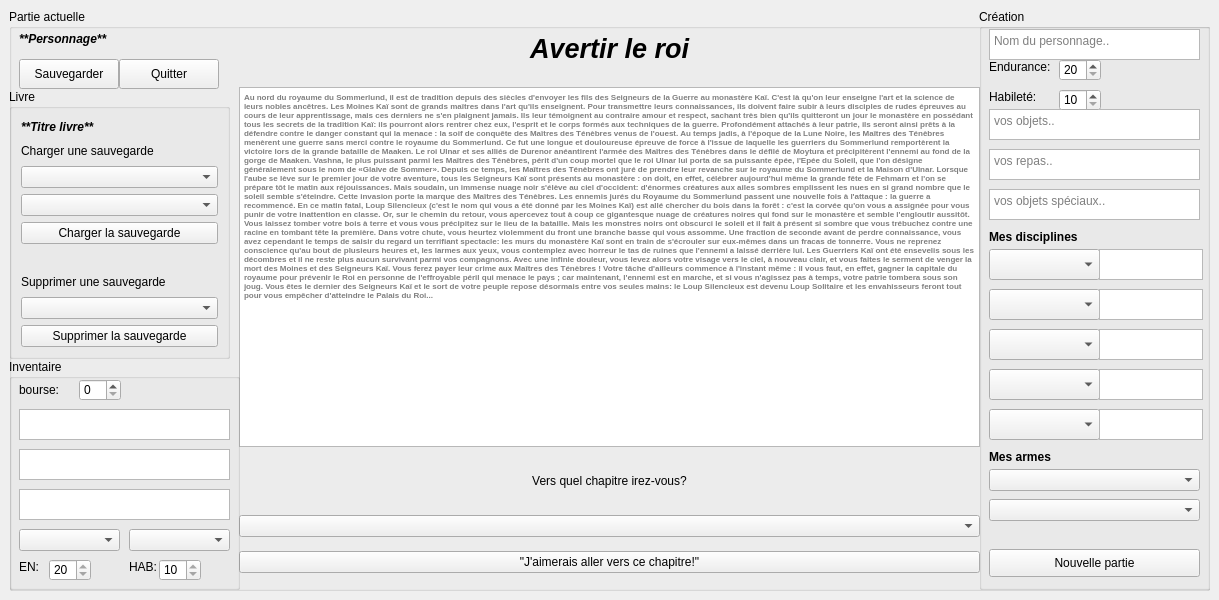
<?xml version="1.0" encoding="UTF-8"?>
<ui version="4.0">
 <class>MainWindow</class>
 <widget class="QMainWindow" name="MainWindow">
  <property name="geometry">
   <rect>
    <x>0</x>
    <y>0</y>
    <width>1219</width>
    <height>600</height>
   </rect>
  </property>
  <property name="windowTitle">
   <string>Application de livre</string>
  </property>
  <property name="autoFillBackground">
   <bool>false</bool>
  </property>
  <widget class="QWidget" name="centralwidget">
   <layout class="QHBoxLayout" name="horizontalLayout_2">
    <item>
     <layout class="QVBoxLayout" name="menu_gauche">
      <property name="spacing">
       <number>0</number>
      </property>
      <item>
       <widget class="QGroupBox" name="group_personnage">
        <property name="title">
         <string>Partie actuelle</string>
        </property>
        <widget class="QLabel" name="label_personnage">
         <property name="geometry">
          <rect>
           <x>10</x>
           <y>20</y>
           <width>386</width>
           <height>20</height>
          </rect>
         </property>
         <property name="maximumSize">
          <size>
           <width>16777215</width>
           <height>20</height>
          </size>
         </property>
         <property name="font">
          <font>
           <weight>75</weight>
           <italic>true</italic>
           <bold>true</bold>
          </font>
         </property>
         <property name="text">
          <string>**Personnage**</string>
         </property>
         <property name="textFormat">
          <enum>Qt::AutoText</enum>
         </property>
        </widget>
        <widget class="QPushButton" name="bouton_sauvegarde">
         <property name="geometry">
          <rect>
           <x>10</x>
           <y>50</y>
           <width>100</width>
           <height>30</height>
          </rect>
         </property>
         <property name="maximumSize">
          <size>
           <width>100</width>
           <height>30</height>
          </size>
         </property>
         <property name="text">
          <string>Sauvegarder</string>
         </property>
        </widget>
        <widget class="QPushButton" name="bouton_quitter">
         <property name="geometry">
          <rect>
           <x>110</x>
           <y>50</y>
           <width>100</width>
           <height>30</height>
          </rect>
         </property>
         <property name="maximumSize">
          <size>
           <width>100</width>
           <height>30</height>
          </size>
         </property>
         <property name="text">
          <string>Quitter</string>
         </property>
        </widget>
        <widget class="QGroupBox" name="groupBox_livre">
         <property name="geometry">
          <rect>
           <x>0</x>
           <y>80</y>
           <width>221</width>
           <height>270</height>
          </rect>
         </property>
         <property name="title">
          <string>Livre</string>
         </property>
         <layout class="QVBoxLayout" name="verticalLayout">
          <item>
           <widget class="QLabel" name="label_titre_livre">
            <property name="maximumSize">
             <size>
              <width>16777215</width>
              <height>30</height>
             </size>
            </property>
            <property name="font">
             <font>
              <weight>75</weight>
              <italic>true</italic>
              <bold>true</bold>
             </font>
            </property>
            <property name="text">
             <string>**Titre livre**</string>
            </property>
           </widget>
          </item>
          <item>
           <widget class="QLabel" name="label_loader_sauvegarde">
            <property name="text">
             <string>Charger une sauvegarde</string>
            </property>
           </widget>
          </item>
          <item>
           <widget class="QComboBox" name="comboBox_livre"/>
          </item>
          <item>
           <widget class="QComboBox" name="comboBox_sauvegardes_actives"/>
          </item>
          <item>
           <widget class="QPushButton" name="bouton_load_sauvegarde">
            <property name="text">
             <string>Charger la sauvegarde</string>
            </property>
           </widget>
          </item>
          <item>
           <widget class="QLabel" name="label_sauvegarde_en_cours">
            <property name="text">
             <string/>
            </property>
           </widget>
          </item>
          <item>
           <widget class="QLabel" name="label_sauvegarde_ecraser">
            <property name="text">
             <string>Supprimer une sauvegarde</string>
            </property>
           </widget>
          </item>
          <item>
           <widget class="QComboBox" name="comboBox_choisir_sauvegarde_ecraser"/>
          </item>
          <item>
           <widget class="QPushButton" name="bouton_overwrite_sauvegarde">
            <property name="text">
             <string>Supprimer la sauvegarde</string>
            </property>
           </widget>
          </item>
         </layout>
        </widget>
        <widget class="QWidget" name="layoutWidget">
         <property name="geometry">
          <rect>
           <x>230</x>
           <y>0</y>
           <width>741</width>
           <height>581</height>
          </rect>
         </property>
         <layout class="QVBoxLayout" name="menu_droite">
          <property name="spacing">
           <number>0</number>
          </property>
          <item>
           <widget class="QLabel" name="label_titre_chapitre">
            <property name="maximumSize">
             <size>
              <width>16777215</width>
              <height>50</height>
             </size>
            </property>
            <property name="font">
             <font>
              <pointsize>20</pointsize>
              <weight>75</weight>
              <italic>true</italic>
              <bold>true</bold>
             </font>
            </property>
            <property name="layoutDirection">
             <enum>Qt::RightToLeft</enum>
            </property>
            <property name="text">
             <string>Avertir le roi</string>
            </property>
            <property name="alignment">
             <set>Qt::AlignCenter</set>
            </property>
           </widget>
          </item>
          <item>
           <widget class="QTextEdit" name="textEdit_texte">
            <property name="maximumSize">
             <size>
              <width>800</width>
              <height>360</height>
             </size>
            </property>
            <property name="font">
             <font>
              <pointsize>6</pointsize>
              <weight>75</weight>
              <bold>true</bold>
             </font>
            </property>
            <property name="autoFillBackground">
             <bool>false</bool>
            </property>
            <property name="verticalScrollBarPolicy">
             <enum>Qt::ScrollBarAsNeeded</enum>
            </property>
            <property name="sizeAdjustPolicy">
             <enum>QAbstractScrollArea::AdjustIgnored</enum>
            </property>
            <property name="readOnly">
             <bool>true</bool>
            </property>
            <property name="placeholderText">
             <string>Au nord du royaume du Sommerlund, il est de tradition depuis des siècles d'envoyer les fils des Seigneurs de la Guerre au monastère Kaï. C'est là qu'on leur enseigne l'art et la science de leurs nobles ancêtres. Les Moines Kaï sont de grands maîtres dans l'art qu'ils enseignent. Pour transmettre leurs connaissances, ils doivent faire subir à leurs disciples de rudes épreuves au cours de leur apprentissage, mais ces derniers ne s'en plaignent jamais. Ils leur témoignent au contraire amour et respect, sachant très bien qu'ils quitteront un jour le monastère en possédant tous les secrets de la tradition Kaï: ils pourront alors rentrer chez eux, l'esprit et le corps formés aux techniques de la guerre. Profondément attachés à leur patrie, ils seront ainsi prêts à la défendre contre le danger constant qui la menace : la soif de conquête des Maîtres des Ténèbres venus de l'ouest. Au temps jadis, à l'époque de la Lune Noire, les Maîtres des Ténèbres menèrent une guerre sans merci contre le royaume du Sommerlund. Ce fut une longue et douloureuse épreuve de force à l'issue de laquelle les guerriers du Sommerlund remportèrent la victoire lors de la grande bataille de Maaken. Le roi Ulnar et ses alliés de Durenor anéantirent l'armée des Maîtres des Ténèbres dans le défilé de Moytura et précipitèrent l'ennemi au fond de la gorge de Maaken. Vashna, le plus puissant parmi les Maîtres des Ténèbres, périt d'un coup mortel que le roi Ulnar lui porta de sa puissante épée, l'Epée du Soleil, que l'on désigne généralement sous le nom de «Glaive de Sommer». Depuis ce temps, les Maîtres des Ténèbres ont juré de prendre leur revanche sur le royaume du Sommerlund et la Maison d'Ulnar. Lorsque l'aube se lève sur le premier jour de votre aventure, tous les Seigneurs Kaï sont présents au monastère : on doit, en effet, célébrer aujourd'hui même la grande fête de Fehmarn et l'on se prépare tôt le matin aux réjouissances. Mais soudain, un immense nuage noir s'élève au ciel d'occident: d'énormes créatures aux ailes sombres emplissent les nues en si grand nombre que le soleil semble s'éteindre. Cette invasion porte la marque des Maîtres des Ténèbres. Les ennemis jurés du Royaume du Sommerlund passent une nouvelle fois à l'attaque : la guerre a recommencé. En ce matin fatal, Loup Silencieux (c'est le nom qui vous a été donné par les Moines Kaï) est allé chercher du bois dans la forêt : c'est la corvée qu'on vous a assignée pour vous punir de votre inattention en classe. Or, sur le chemin du retour, vous apercevez tout à coup ce gigantesque nuage de créatures noires qui fond sur le monastère et semble l'engloutir aussitôt. Vous laissez tomber votre bois à terre et vous vous précipitez sur le lieu de la bataille. Mais les monstres noirs ont obscurci le soleil et il fait à présent si sombre que vous trébuchez contre une racine en tombant tête la première. Dans votre chute, vous heurtez violemment du front une branche basse qui vous assomme. Une fraction de seconde avant de perdre connaissance, vous avez cependant le temps de saisir du regard un terrifiant spectacle: les murs du monastère Kaï sont en train de s'écrouler sur eux-mêmes dans un fracas de tonnerre. Vous ne reprenez conscience qu'au bout de plusieurs heures et, les larmes aux yeux, vous contemplez avec horreur le tas de ruines que l'ennemi a laissé derrière lui. Les Guerriers Kaï ont été ensevelis sous les décombres et il ne reste plus aucun survivant parmi vos compagnons. Avec une infinie douleur, vous levez alors votre visage vers le ciel, à nouveau clair, et vous faites le serment de venger la mort des Moines et des Seigneurs Kaï. Vous ferez payer leur crime aux Maîtres des Ténèbres ! Votre tâche d'ailleurs commence à l'instant même : il vous faut, en effet, gagner la capitale du royaume pour prévenir le Roi en personne de l'effroyable péril qui menace le pays ; car maintenant, l'ennemi est en marche, et si vous n'agissez pas à temps, votre patrie tombera sous son joug. Vous êtes le dernier des Seigneurs Kaï et le sort de votre peuple repose désormais entre vos seules mains: le Loup Silencieux est devenu Loup Solitaire et les envahisseurs feront tout pour vous empêcher d'atteindre le Palais du Roi... </string>
            </property>
           </widget>
          </item>
          <item>
           <widget class="QLabel" name="label_chapitre_choisir">
            <property name="maximumSize">
             <size>
              <width>16777215</width>
              <height>40</height>
             </size>
            </property>
            <property name="text">
             <string>Vers quel chapitre irez-vous?</string>
            </property>
            <property name="alignment">
             <set>Qt::AlignCenter</set>
            </property>
           </widget>
          </item>
          <item>
           <widget class="QComboBox" name="comboBox_choisir_chapitre">
            <property name="cursor">
             <cursorShape>PointingHandCursor</cursorShape>
            </property>
           </widget>
          </item>
          <item>
           <widget class="QPushButton" name="bouton_choisir_chapitre">
            <property name="cursor">
             <cursorShape>PointingHandCursor</cursorShape>
            </property>
            <property name="text">
             <string>&quot;J'aimerais aller vers ce chapitre!&quot;</string>
            </property>
           </widget>
          </item>
         </layout>
        </widget>
        <widget class="QGroupBox" name="group_creation">
         <property name="geometry">
          <rect>
           <x>970</x>
           <y>0</y>
           <width>291</width>
           <height>581</height>
          </rect>
         </property>
         <property name="title">
          <string>Création</string>
         </property>
         <widget class="QPlainTextEdit" name="plainTextEdit_creer_personnage">
          <property name="geometry">
           <rect>
            <x>10</x>
            <y>20</y>
            <width>211</width>
            <height>31</height>
           </rect>
          </property>
          <property name="placeholderText">
           <string>Nom du personnage..</string>
          </property>
         </widget>
         <widget class="QPlainTextEdit" name="plainTextEdit_objet">
          <property name="geometry">
           <rect>
            <x>10</x>
            <y>100</y>
            <width>211</width>
            <height>31</height>
           </rect>
          </property>
          <property name="placeholderText">
           <string>vos objets..</string>
          </property>
         </widget>
         <widget class="QPlainTextEdit" name="plainTextEdit_repas">
          <property name="geometry">
           <rect>
            <x>10</x>
            <y>140</y>
            <width>211</width>
            <height>31</height>
           </rect>
          </property>
          <property name="placeholderText">
           <string>vos repas..</string>
          </property>
         </widget>
         <widget class="QPlainTextEdit" name="plainTextEdit_objet_spe">
          <property name="geometry">
           <rect>
            <x>10</x>
            <y>180</y>
            <width>211</width>
            <height>31</height>
           </rect>
          </property>
          <property name="placeholderText">
           <string>vos objets spéciaux..</string>
          </property>
         </widget>
         <widget class="QLabel" name="label_insert_discipline">
          <property name="geometry">
           <rect>
            <x>10</x>
            <y>220</y>
            <width>201</width>
            <height>16</height>
           </rect>
          </property>
          <property name="font">
           <font>
            <weight>75</weight>
            <bold>true</bold>
           </font>
          </property>
          <property name="text">
           <string>Mes disciplines</string>
          </property>
         </widget>
         <widget class="QLabel" name="label_insert_arme">
          <property name="geometry">
           <rect>
            <x>10</x>
            <y>440</y>
            <width>201</width>
            <height>16</height>
           </rect>
          </property>
          <property name="font">
           <font>
            <weight>75</weight>
            <bold>true</bold>
           </font>
          </property>
          <property name="text">
           <string>Mes armes</string>
          </property>
         </widget>
         <widget class="QComboBox" name="comboBox_kai1">
          <property name="geometry">
           <rect>
            <x>10</x>
            <y>240</y>
            <width>111</width>
            <height>31</height>
           </rect>
          </property>
         </widget>
         <widget class="QComboBox" name="comboBox_kai2">
          <property name="geometry">
           <rect>
            <x>10</x>
            <y>280</y>
            <width>111</width>
            <height>31</height>
           </rect>
          </property>
         </widget>
         <widget class="QComboBox" name="comboBox_kai3">
          <property name="geometry">
           <rect>
            <x>10</x>
            <y>320</y>
            <width>111</width>
            <height>31</height>
           </rect>
          </property>
         </widget>
         <widget class="QComboBox" name="comboBox_kai4">
          <property name="geometry">
           <rect>
            <x>10</x>
            <y>360</y>
            <width>111</width>
            <height>31</height>
           </rect>
          </property>
         </widget>
         <widget class="QComboBox" name="comboBox_kai5">
          <property name="geometry">
           <rect>
            <x>10</x>
            <y>400</y>
            <width>111</width>
            <height>31</height>
           </rect>
          </property>
         </widget>
         <widget class="QComboBox" name="comboBox_arme1">
          <property name="geometry">
           <rect>
            <x>10</x>
            <y>460</y>
            <width>211</width>
            <height>22</height>
           </rect>
          </property>
         </widget>
         <widget class="QComboBox" name="comboBox_arme2">
          <property name="geometry">
           <rect>
            <x>10</x>
            <y>490</y>
            <width>211</width>
            <height>22</height>
           </rect>
          </property>
         </widget>
         <widget class="QPushButton" name="pushButton_creer">
          <property name="geometry">
           <rect>
            <x>10</x>
            <y>540</y>
            <width>211</width>
            <height>28</height>
           </rect>
          </property>
          <property name="text">
           <string>Nouvelle partie</string>
          </property>
         </widget>
         <widget class="QSpinBox" name="spinBox_endurance">
          <property name="geometry">
           <rect>
            <x>80</x>
            <y>50</y>
            <width>42</width>
            <height>22</height>
           </rect>
          </property>
          <property name="minimum">
           <number>20</number>
          </property>
          <property name="maximum">
           <number>29</number>
          </property>
         </widget>
         <widget class="QSpinBox" name="spinBox_habilete">
          <property name="geometry">
           <rect>
            <x>80</x>
            <y>80</y>
            <width>42</width>
            <height>22</height>
           </rect>
          </property>
          <property name="minimum">
           <number>10</number>
          </property>
          <property name="maximum">
           <number>19</number>
          </property>
         </widget>
         <widget class="QLabel" name="endurance">
          <property name="geometry">
           <rect>
            <x>10</x>
            <y>50</y>
            <width>61</width>
            <height>16</height>
           </rect>
          </property>
          <property name="text">
           <string>Endurance:</string>
          </property>
         </widget>
         <widget class="QLabel" name="habilete">
          <property name="geometry">
           <rect>
            <x>10</x>
            <y>80</y>
            <width>61</width>
            <height>16</height>
           </rect>
          </property>
          <property name="text">
           <string>Habileté:</string>
          </property>
         </widget>
         <widget class="QPlainTextEdit" name="note_discipline1">
          <property name="geometry">
           <rect>
            <x>120</x>
            <y>240</y>
            <width>104</width>
            <height>31</height>
           </rect>
          </property>
         </widget>
         <widget class="QPlainTextEdit" name="note_discipline2">
          <property name="geometry">
           <rect>
            <x>120</x>
            <y>280</y>
            <width>104</width>
            <height>31</height>
           </rect>
          </property>
         </widget>
         <widget class="QPlainTextEdit" name="note_discipline3">
          <property name="geometry">
           <rect>
            <x>120</x>
            <y>320</y>
            <width>104</width>
            <height>31</height>
           </rect>
          </property>
         </widget>
         <widget class="QPlainTextEdit" name="note_discipline4">
          <property name="geometry">
           <rect>
            <x>120</x>
            <y>360</y>
            <width>104</width>
            <height>31</height>
           </rect>
          </property>
         </widget>
         <widget class="QPlainTextEdit" name="note_discipline5">
          <property name="geometry">
           <rect>
            <x>120</x>
            <y>400</y>
            <width>104</width>
            <height>31</height>
           </rect>
          </property>
         </widget>
        </widget>
        <widget class="QGroupBox" name="groupBox_inventaire">
         <property name="geometry">
          <rect>
           <x>0</x>
           <y>350</y>
           <width>231</width>
           <height>231</height>
          </rect>
         </property>
         <property name="title">
          <string>Inventaire</string>
         </property>
         <widget class="QLabel" name="label_bourse">
          <property name="geometry">
           <rect>
            <x>10</x>
            <y>20</y>
            <width>55</width>
            <height>21</height>
           </rect>
          </property>
          <property name="text">
           <string>bourse:</string>
          </property>
         </widget>
         <widget class="QSpinBox" name="spinBox_bourse">
          <property name="geometry">
           <rect>
            <x>70</x>
            <y>20</y>
            <width>42</width>
            <height>22</height>
           </rect>
          </property>
          <property name="maximum">
           <number>50</number>
          </property>
         </widget>
         <widget class="QPlainTextEdit" name="plainTextEdit_objets_inv">
          <property name="geometry">
           <rect>
            <x>10</x>
            <y>50</y>
            <width>211</width>
            <height>31</height>
           </rect>
          </property>
         </widget>
         <widget class="QPlainTextEdit" name="plainTextEdit_repas_inv">
          <property name="geometry">
           <rect>
            <x>10</x>
            <y>90</y>
            <width>211</width>
            <height>31</height>
           </rect>
          </property>
         </widget>
         <widget class="QPlainTextEdit" name="plainTextEdit_objspe_inv">
          <property name="geometry">
           <rect>
            <x>10</x>
            <y>130</y>
            <width>211</width>
            <height>31</height>
           </rect>
          </property>
         </widget>
         <widget class="QComboBox" name="comboBox_inv_kai">
          <property name="geometry">
           <rect>
            <x>10</x>
            <y>170</y>
            <width>101</width>
            <height>22</height>
           </rect>
          </property>
         </widget>
         <widget class="QComboBox" name="comboBox_inv_arme">
          <property name="geometry">
           <rect>
            <x>120</x>
            <y>170</y>
            <width>101</width>
            <height>22</height>
           </rect>
          </property>
         </widget>
         <widget class="QLabel" name="label_endurance">
          <property name="geometry">
           <rect>
            <x>10</x>
            <y>200</y>
            <width>21</width>
            <height>16</height>
           </rect>
          </property>
          <property name="text">
           <string>EN:</string>
          </property>
         </widget>
         <widget class="QLabel" name="label_habilete">
          <property name="geometry">
           <rect>
            <x>120</x>
            <y>200</y>
            <width>31</width>
            <height>16</height>
           </rect>
          </property>
          <property name="text">
           <string>HAB:</string>
          </property>
         </widget>
         <widget class="QSpinBox" name="spinEnd">
          <property name="geometry">
           <rect>
            <x>40</x>
            <y>200</y>
            <width>42</width>
            <height>22</height>
           </rect>
          </property>
          <property name="font">
           <font>
            <weight>50</weight>
            <italic>false</italic>
            <bold>false</bold>
            <underline>false</underline>
            <strikeout>false</strikeout>
           </font>
          </property>
          <property name="cursor">
           <cursorShape>ForbiddenCursor</cursorShape>
          </property>
          <property name="readOnly">
           <bool>true</bool>
          </property>
          <property name="minimum">
           <number>20</number>
          </property>
          <property name="maximum">
           <number>29</number>
          </property>
         </widget>
         <widget class="QSpinBox" name="spinHab">
          <property name="geometry">
           <rect>
            <x>150</x>
            <y>200</y>
            <width>42</width>
            <height>22</height>
           </rect>
          </property>
          <property name="cursor">
           <cursorShape>ForbiddenCursor</cursorShape>
          </property>
          <property name="readOnly">
           <bool>true</bool>
          </property>
          <property name="minimum">
           <number>10</number>
          </property>
          <property name="maximum">
           <number>19</number>
          </property>
         </widget>
        </widget>
       </widget>
      </item>
     </layout>
    </item>
   </layout>
  </widget>
 </widget>
 <resources/>
 <connections>
  <connection>
   <sender>bouton_sauvegarde</sender>
   <signal>clicked()</signal>
   <receiver>MainWindow</receiver>
   <slot>sauvegarder_etat_partie()</slot>
   <hints>
    <hint type="sourcelabel">
     <x>107</x>
     <y>70</y>
    </hint>
    <hint type="destinationlabel">
     <x>362</x>
     <y>0</y>
    </hint>
   </hints>
  </connection>
  <connection>
   <sender>bouton_quitter</sender>
   <signal>clicked()</signal>
   <receiver>MainWindow</receiver>
   <slot>quitter_application()</slot>
   <hints>
    <hint type="sourcelabel">
     <x>195</x>
     <y>78</y>
    </hint>
    <hint type="destinationlabel">
     <x>334</x>
     <y>6</y>
    </hint>
   </hints>
  </connection>
  <connection>
   <sender>bouton_load_sauvegarde</sender>
   <signal>clicked()</signal>
   <receiver>MainWindow</receiver>
   <slot>charger_sauvegarde()</slot>
   <hints>
    <hint type="sourcelabel">
     <x>49</x>
     <y>243</y>
    </hint>
    <hint type="destinationlabel">
     <x>7</x>
     <y>369</y>
    </hint>
   </hints>
  </connection>
  <connection>
   <sender>bouton_overwrite_sauvegarde</sender>
   <signal>clicked()</signal>
   <receiver>MainWindow</receiver>
   <slot>ecraser_sauvegarde()</slot>
   <hints>
    <hint type="sourcelabel">
     <x>91</x>
     <y>349</y>
    </hint>
    <hint type="destinationlabel">
     <x>6</x>
     <y>488</y>
    </hint>
   </hints>
  </connection>
  <connection>
   <sender>bouton_choisir_chapitre</sender>
   <signal>clicked()</signal>
   <receiver>MainWindow</receiver>
   <slot>aller_vers_chapitre()</slot>
   <hints>
    <hint type="sourcelabel">
     <x>469</x>
     <y>575</y>
    </hint>
    <hint type="destinationlabel">
     <x>425</x>
     <y>520</y>
    </hint>
   </hints>
  </connection>
  <connection>
   <sender>pushButton_creer</sender>
   <signal>clicked()</signal>
   <receiver>MainWindow</receiver>
   <slot>creer_personnage()</slot>
   <hints>
    <hint type="sourcelabel">
     <x>1028</x>
     <y>557</y>
    </hint>
    <hint type="destinationlabel">
     <x>945</x>
     <y>4</y>
    </hint>
   </hints>
  </connection>
 </connections>
 <slots>
  <slot>sauvegarder_etat_partie()</slot>
  <slot>quitter_application()</slot>
  <slot>charger_sauvegarde()</slot>
  <slot>ecraser_sauvegarde()</slot>
  <slot>aller_vers_chapitre()</slot>
  <slot>mettre_a_jour_bourse()</slot>
  <slot>creer_personnage()</slot>
 </slots>
</ui>
